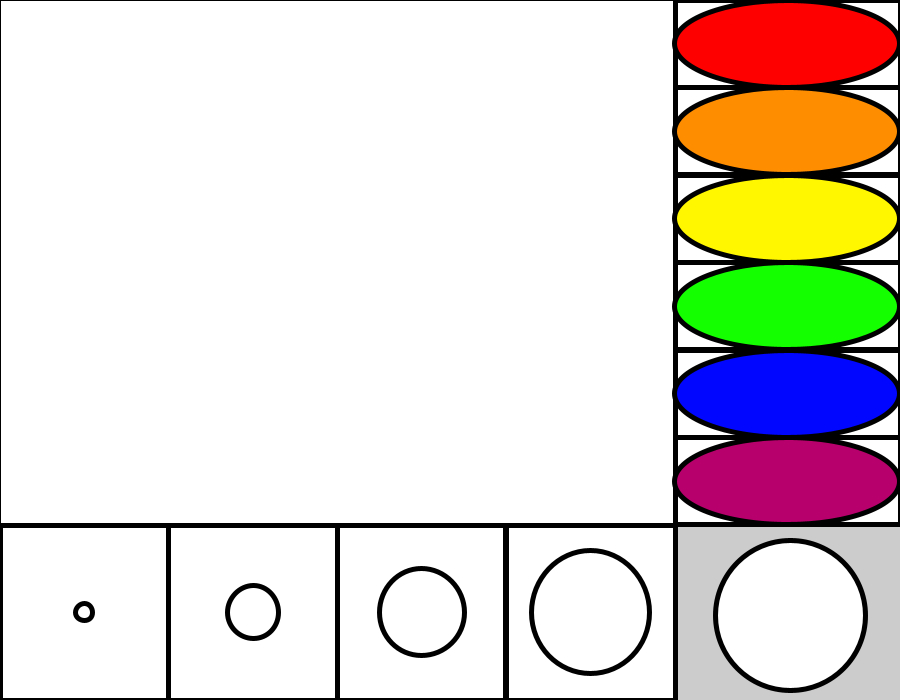
Frame 1 (no input)
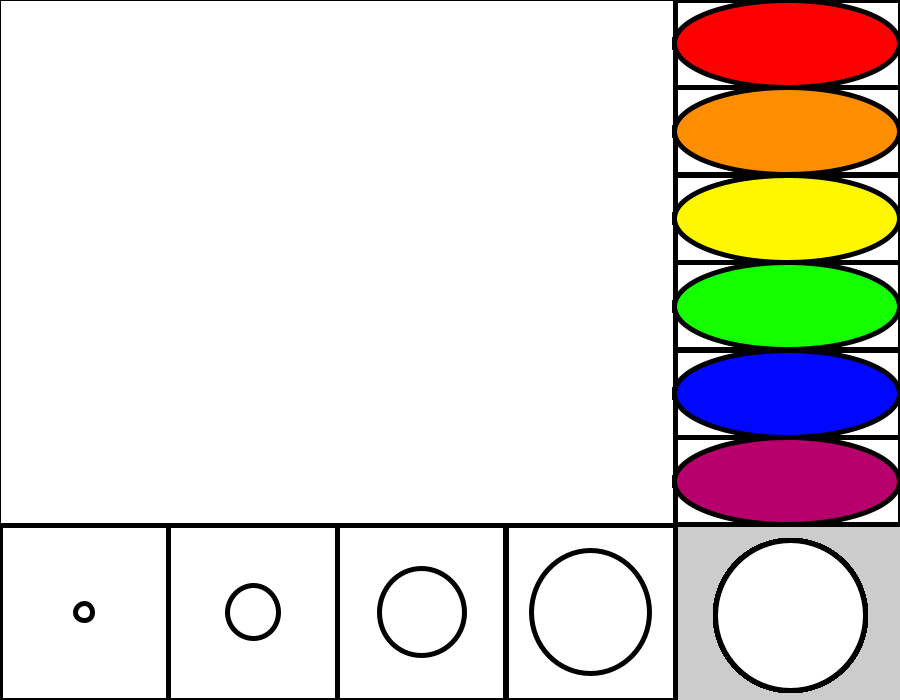
Frame 60 (the mouse pressed at the canvas centre just before this capture)
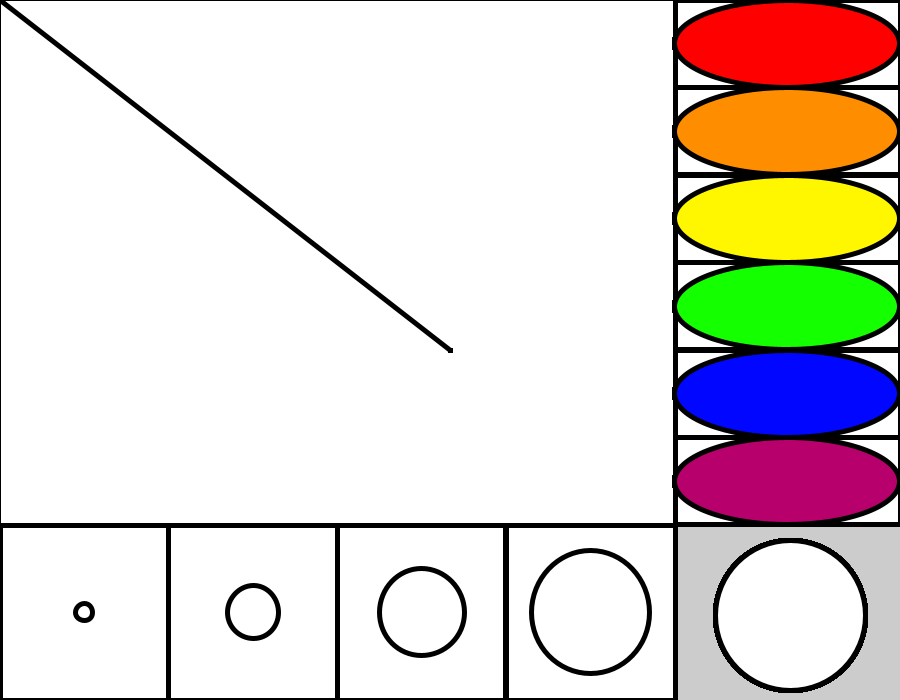
Frame 120 (the mouse held since frame 60 and released just before this capture)

The Processing sketch that drew these frames (run headless with seeded random() and noise(); from frame 60 on, the mouse is pressed at the canvas centre):

// Processing sketch: Drawing_Program
// ── Drawing_Program.pde
 //golbal variables
float DrawX, DrawY, DrawWidth, DrawHeight;

float rect1X , rect1Y;
float rectDiameter1X, rectDiameter1Y;

float rectbutton1X, rectbutton1Y;
float rectbutton2X, rectbutton2Y;
float rectbutton3X, rectbutton3Y;
float rectbutton4X, rectbutton4Y;
float rectbutton5X, rectbutton5Y;
float rectbutton6X, rectbutton6Y;

float rectbutton7X, rectbutton7Y;
float rectbutton8X, rectbutton8Y;
float rectbutton9X, rectbutton9Y;
float rectbutton10X, rectbutton10Y;

float rect2X , rect2Y;
float rectDiameter2X, rectDiameter2Y;

float rect3X , rect3Y;
float rectDiameter3X, rectDiameter3Y;

float rect4X , rect4Y;
float rectDiameter4X, rectDiameter4Y;

float rect5X , rect5Y;
float rectDiameter5X, rectDiameter5Y;

float rect6X , rect6Y;
float rectDiameter6X, rectDiameter6Y;

float rect7X , rect7Y;
float rectDiameter7X, rectDiameter7Y;

float rect8X , rect8Y;
float rectDiameter8X, rectDiameter8Y;

float rect9X , rect9Y;
float rectDiameter9X, rectDiameter9Y;

float rect10X , rect10Y;
float rectDiameter10X, rectDiameter10Y;

color red = #FF0000 ,orange = #FF8D00, yellow = #FFF700, green = #14FF00, blue = #0006FF, purple = #B7006B, white = #FFFFFF;



float pencilDiameter = 10;

boolean draw = false;







void setup(){
size(900, 700);
DrawX = width* 0/8;
DrawY = height*0/8;
DrawWidth = width*6/8;
DrawHeight = height*6/8;

rect1X = width * 6/8;
rect1Y = height* 0/8;
rectDiameter1X = width* 2/8;
rectDiameter1Y = height* 1/8;
rectbutton1X = rectbutton2X = rectbutton3X = rectbutton4X = rectbutton5X = rectbutton6X = width * 7/8;

rectbutton2Y = height * 1.5/8;
rectbutton3Y = height * 2.5/8;
rectbutton4Y = height * 3.5/8;
rectbutton5Y = height * 4.5/8;
rectbutton6Y = height * 5.5/8;

rectbutton7Y = rectbutton8X = rectbutton9X = rectbutton10X = height * 0.75/8;
rectbutton7Y = height *7/8;
rectbutton7Y = height *7/8;
rectbutton7Y = height *7/8;


rect2X = width * 6/8;
rect2Y = height* 1/8;
rectDiameter2X = width* 2/8;
rectDiameter2Y = height* 1/8;
rectbutton1X = width * 7/8;
rectbutton1Y = height *0.5/8;

rect3X = width * 6/8;
rect3Y = height* 2/8;
rectDiameter3X = width* 2/8;
rectDiameter3Y = height* 1/8;
rectbutton1X = width * 7/8;
rectbutton1Y = height *0.5/8;

rect4X = width * 6/8;
rect4Y = height* 3/8;
rectDiameter4X = width* 2/8;
rectDiameter4Y = height* 1/8;
rectbutton1X = width * 7/8;
rectbutton1Y = height *0.5/8;

rect5X = width * 6/8;
rect5Y = height* 4/8;
rectDiameter5X = width* 2/8;
rectDiameter5Y = height* 1/8;
rectbutton1X = width * 7/8;
rectbutton1Y = height *0.5/8;

rect6X = width * 6/8;
rect6Y = height* 5/8;
rectDiameter6X = width* 2/8;
rectDiameter6Y = height* 1/8;

rect7X = width * 0/8;
rect7Y = height* 6/8;
rectDiameter7X = width* 1.5/8;
rectDiameter7Y = height* 2/8;
rectbutton7X = width * 0.75/8;
rectbutton7Y = height *7/8;

rect8X = width * 1.5/8;
rect8Y = height* 6/8;
rectDiameter8X = width* 1.5/8;
rectDiameter8Y = height* 2/8;
rectbutton8X = width * 2.25/8;
rectbutton8Y = height *7/8;

rect9X = width * 3/8;
rect9Y = height* 6/8;
rectDiameter9X = width* 1.5/8;
rectDiameter9Y = height* 2/8;
rectbutton9X = width * 3.75/8;
rectbutton9Y = height *7/8;

rect10X = width * 4.5/8;
rect10Y = height* 6/8;
rectDiameter10X = width* 1.5/8;
rectDiameter10Y = height* 2/8;
rectbutton10X = width * 5.25/8;
rectbutton10Y = height *7/8;

  rect( DrawX, DrawY, DrawWidth, DrawHeight);






}
void draw() {
  strokeWeight(5);
  if(draw == true) {
 line(mouseX,mouseY, pmouseX, pmouseY);}
   
  
  //right row button
  rect(rect1X, rect1Y, rectDiameter1X, rectDiameter1Y);
  fill(red);
  ellipse(rectbutton1X, rectbutton1Y, rectDiameter1X, rectDiameter1Y);
  fill(white);
  rect(rect2X, rect2Y, rectDiameter2X, rectDiameter2Y);
  fill(orange);
  ellipse(rectbutton2X, rectbutton2Y, rectDiameter2X, rectDiameter2Y);
  fill(white);
  rect(rect3X, rect3Y, rectDiameter3X, rectDiameter3Y);
  fill(yellow);
  ellipse(rectbutton3X, rectbutton3Y, rectDiameter3X, rectDiameter3Y);
  fill(white);
  rect(rect4X, rect4Y, rectDiameter4X, rectDiameter4Y);
  fill(green);
  ellipse(rectbutton4X, rectbutton4Y, rectDiameter4X, rectDiameter4Y);
  fill(white);
  rect(rect5X, rect5Y, rectDiameter5X, rectDiameter5Y);
  fill(blue);
  ellipse(rectbutton5X, rectbutton5Y, rectDiameter5X, rectDiameter5Y);
  fill(white);
  rect(rect6X, rect6Y, rectDiameter6X, rectDiameter6Y);
  fill(purple);
  ellipse(rectbutton6X, rectbutton6Y, rectDiameter6X, rectDiameter6Y);
  fill(white);
  
  //bottom buttons
  rect(rect7X, rect7Y, rectDiameter7X, rectDiameter7Y);
  ellipse(rectbutton7X, rectbutton7Y, rectDiameter7X*0.1, rectDiameter7Y*0.1);
  
  
  rect(rect8X, rect8Y, rectDiameter8X, rectDiameter8Y);
  ellipse(rectbutton8X, rectbutton8Y, rectDiameter8X*0.3, rectDiameter8Y*0.3);
  
  
  rect(rect9X, rect9Y, rectDiameter9X, rectDiameter9Y);
  ellipse(rectbutton9X, rectbutton9Y, rectDiameter9X*0.5, rectDiameter9Y*0.5);
  
  
  rect(rect10X, rect10Y, rectDiameter10X, rectDiameter10Y);
  ellipse(rectbutton10X, rectbutton10Y, rectDiameter10X*0.7, rectDiameter10Y*0.7);
  
  
  //ellipse();
  //ellipse();
  //ellipse();
  //ellipse();
  
  //clear button
  ellipse(790,615,150,150);
  
  
  //lines of color

  
}
void mouseReleased(){
  {if(draw == true) draw = false;}
}

void mousePressed(){
  {if(draw == false) draw = true;}
}

// ── QuitButton.pde
//Global Variables

void quitButtonSetup() {
String title= "X";
PFont quitButtonFont;
color purple = #2C08FF; //Ink
color purpleQuitButton = #FFDBFB;
color yellowQuitButton = #FEFFDB;
}
void quitButtonRect() {
  rect(width*19/20, height*0, width*1/20, height*1/20);
}

void quitButtonDraw() {}


void quitButtonMouseClicked() {}
